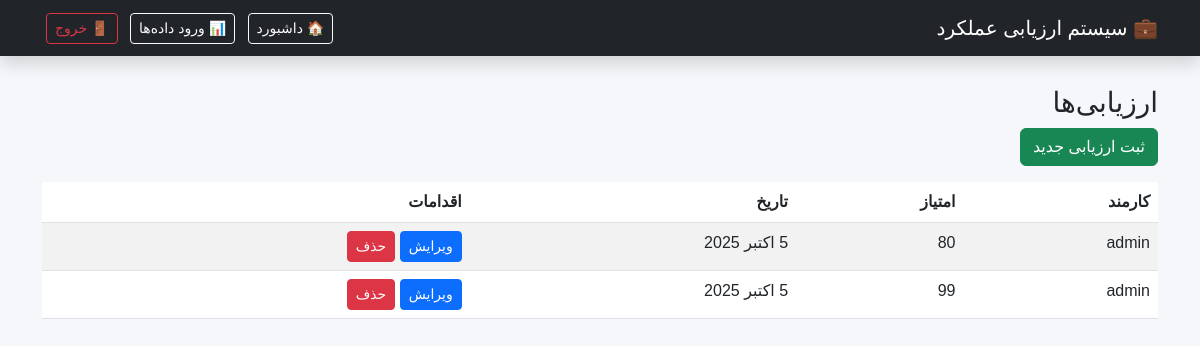
The app's page /evaluations/ (signed in) with its own data.
### evaluations/models.py (models this page shows, shortened)
class Evaluation(models.Model):
    employee = models.ForeignKey(User, on_delete=models.CASCADE)
    score = models.IntegerField()
    date = models.DateField(auto_now_add=True)
    notes = models.TextField(blank=True, null=True)

### users/models.py (models this page shows)
class User(AbstractUser):
    position = models.CharField(max_length=100, blank=True, null=True)

### evaluations/views.py (the view)
# urls.py: path('', views.evaluation_list, name='list'),
@login_required
def evaluation_list(request):
    evaluations = Evaluation.objects.select_related('employee').order_by('-date')
    return render(request, 'evaluations/evaluation_list.html', {'evaluations': evaluations})

### templates/evaluations/evaluation_list.html (shortened to what this page needs)
{% extends 'base.html' %}
{% block content %}
<h3>ارزیابی‌ها</h3>
<a class="btn btn-success mb-3" href="{% url 'evaluations:add' %}">ثبت ارزیابی جدید</a>
<table class="table table-striped">
  <thead><tr><th>کارمند</th><th>امتیاز</th><th>تاریخ</th><th>اقدامات</th></tr></thead>
  <tbody>
    {% for ev in evaluations %}
      <tr>
        <td>{{ ev.employee.get_full_name|default:ev.employee.username }}</td>
        <td>{{ ev.score }}</td>
        <td>{{ ev.date }}</td>
        <td>
          <a href="{% url 'evaluations:edit' ev.pk %}" class="btn btn-sm btn-primary">ویرایش</a>
          <form method="post" action="{% url 'evaluations:delete' ev.pk %}" style="display:inline">
            <button class="btn btn-sm btn-danger" onclick="return confirm('مطمئنی؟')">حذف</button>
          </form>
        </td>
      </tr>
    {% empty %}
      <tr><td colspan="4">هیچ ارزیابی ثبت نشده است.</td></tr>
    {% endfor %}
  </tbody>
</table>
{% endblock %}

### templates/base.html (style rules this page uses)
body { background-color: #f5f7fa; font-family: 'Vazirmatn', sans-serif; }

### records on screen
Evaluation: employee.get_full_name "admin", score "80", date "5 اکتبر 2025"
Evaluation: employee.get_full_name "admin", score "99", date "5 اکتبر 2025"
